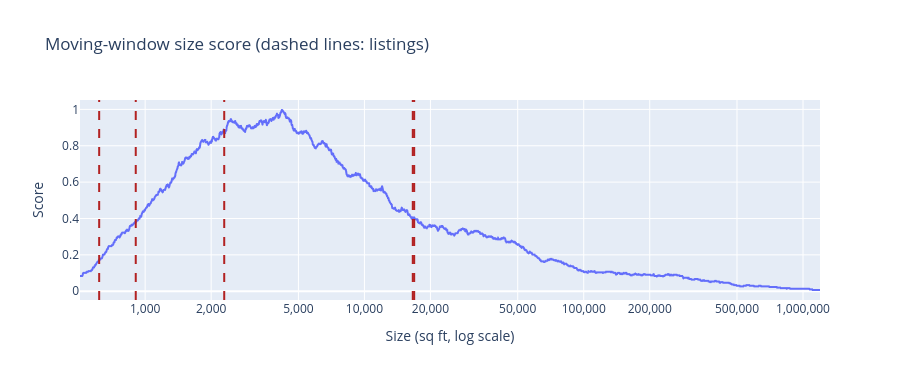

This figure's notebook cell:
### Markdown cell above
* The most frequent band is **2k-4k sq ft** (265 units), so it scores 1; 1k-8k sq ft all score 0.77 or more, and
  the score falls away for big sheds (0.10 or less above 128k).
* The listings: **M3 1.00** (in the most frequent band); **M1 and M5 0.40**; **M2 and M4 0.28**.
* **A boundary problem, unlike age.** M1 (16,860) and M5 (16,614) sit just above the 16k edge: at 15,900 sq ft
  they'd score 0.63, not 0.40. For age the jump at 1970 was in the data; here the distribution slopes smoothly,
  so the jump is made by the bands. Bands this wide (each a doubling) also lump M2 (906) and M4 (617) together,
  though M4 is far rarer: only 1% of portfolio units are smaller than it, against 5% for M2.

**Alternative: a moving band centred on the listing.** Count portfolio units within a doubling-wide window
*centred on the listing's own size* (from size / 1.41 to size x 1.41), and divide by the largest such count
anywhere in the portfolio. Same idea and same width, but no fixed edges to fall either side of.

### Code cell
sorted_size = np.sort(size.to_numpy())


def units_in_window(sqft):
    """Portfolio units of a similar size to sqft: from sqft / 1.41 to sqft x 1.41 (the largest twice the smallest)."""
    return np.searchsorted(sorted_size, sqft * np.sqrt(2)) - np.searchsorted(sorted_size, sqft / np.sqrt(2))


# The curve is drawn along a fine grid of sizes; the denominator is the fullest window centred on a portfolio unit's
# own size (as in similarity.size_homogeneity), so it doesn't depend on the grid.
grid = np.geomspace(size.min(), size.max(), 2000)
window_counts = np.array([units_in_window(g) for g in grid])
unit_counts = np.array([units_in_window(s) for s in sorted_size])
most_frequent = unit_counts.max()

fig = px.line(x=np.log10(grid), y=window_counts / most_frequent, height=380,
              title="Moving-window size score (dashed lines: listings)",
              labels={"x": "Size (sq ft, log scale)", "y": "Score"})
fig.update_xaxes(tickvals=np.log10(ticks), ticktext=[f"{t:,}" for t in ticks])
for sqft in listing_size["size_sqft"]:
    fig.add_vline(x=np.log10(sqft), line_dash="dash", line_color="firebrick")
fig.show()

print(f"Fullest window: {most_frequent} units, centred on a unit of {sorted_size[unit_counts.argmax()]:,.0f} sq ft")
# Score the unrounded sizes (listing_size shows them rounded to whole sq ft).
listing_size["moving-window score"] = [
    round(units_in_window(s) / most_frequent, 2) for s in listing_physical["size_sqft"]
]
listing_size[["size_sqft", "band", "size score", "moving-window score"]]

### Figure 1 — Plotly figure (JSON) as saved in the notebook; plotly's stock layout.template omitted (floating-point values rounded to 4 significant figures; data arrays with more than 128 entries replaced by an {"elided": "..."} marker saying what was removed)
{"data": [{"hovertemplate": "Size (sq ft, log scale)=%{x}<br>Score=%{y}<extra></extra>", "legendgroup": "", "line": {"color": "#636efa", "dash": "solid"}, "marker": {"symbol": "circle"}, "mode": "lines", "name": "", "showlegend": false, "type": "scattergl", "x": {"elided": "2000 float values"}, "xaxis": "x", "y": {"elided": "2000 float values"}, "yaxis": "y"}], "layout": {"height": 380, "legend": {"tracegroupgap": 0}, "shapes": [{"line": {"color": "firebrick", "dash": "dash"}, "type": "line", "x0": 4.227, "x1": 4.227, "xref": "x", "y0": 0, "y1": 1, "yref": "y domain"}, {"line": {"color": "firebrick", "dash": "dash"}, "type": "line", "x0": 2.957, "x1": 2.957, "xref": "x", "y0": 0, "y1": 1, "yref": "y domain"}, {"line": {"color": "firebrick", "dash": "dash"}, "type": "line", "x0": 3.361, "x1": 3.361, "xref": "x", "y0": 0, "y1": 1, "yref": "y domain"}, {"line": {"color": "firebrick", "dash": "dash"}, "type": "line", "x0": 2.79, "x1": 2.79, "xref": "x", "y0": 0, "y1": 1, "yref": "y domain"}, {"line": {"color": "firebrick", "dash": "dash"}, "type": "line", "x0": 4.22, "x1": 4.22, "xref": "x", "y0": 0, "y1": 1, "yref": "y domain"}], "title": {"text": "Moving-window size score (dashed lines: listings)"}, "xaxis": {"anchor": "y", "domain": [0.0, 1.0], "ticktext": ["500", "1,000", "2,000", "5,000", "10,000", "20,000", "50,000", "100,000", "200,000", "500,000", "1,000,000"], "tickvals": [2.699, 3.0, 3.301, 3.699, 4.0, 4.301, 4.699, 5.0, 5.301, 5.699, 6.0], "title": {"text": "Size (sq ft, log scale)"}}, "yaxis": {"anchor": "x", "domain": [0.0, 1.0], "title": {"text": "Score"}}}}
